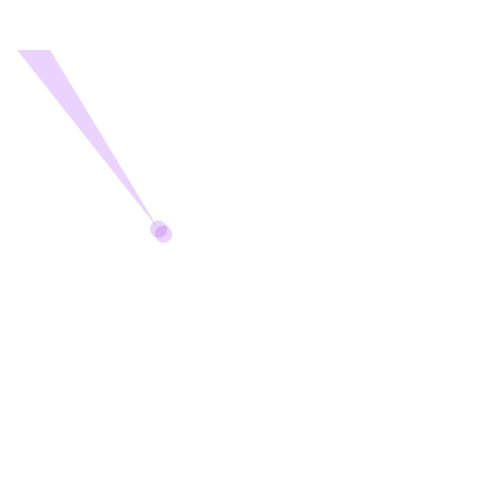
Frame 1 (no input)
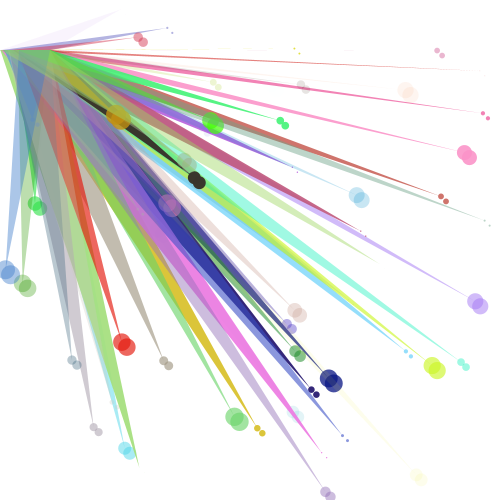
Frame 60 (the mouse pressed at the canvas centre just before this capture)
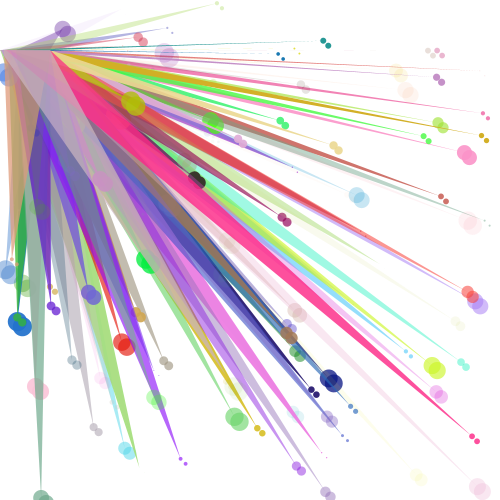
Frame 120 (the mouse held since frame 60 and released just before this capture)

The Processing sketch that drew these frames (run headless with seeded random() and noise(); from frame 60 on, the mouse is pressed at the canvas centre):

// Processing sketch: processing_12753
// ── processing_12753.pde

void setup() {
  
  size(500,500);
  background(255);
  smooth();
  frameRate(20);
  
}

void draw() {
      float x;
      float y;
      float w;
      float h;
      float b;
      float c;
      float d;
      
//background of bubbles
  
  x = random(255);
  y = random(255);
  w = random(255);
  h = random(255);
  b = random(20);
  c = random(width);
  d = random(height);
  
//drawMyKirigami(){
    noStroke();
    fill(x,y,w,h);
    ellipse(c,d,b,b);
    ellipse(c+5,d+5,b,b);
    triangle(c,d,b,50,50,50);
 

     
}
